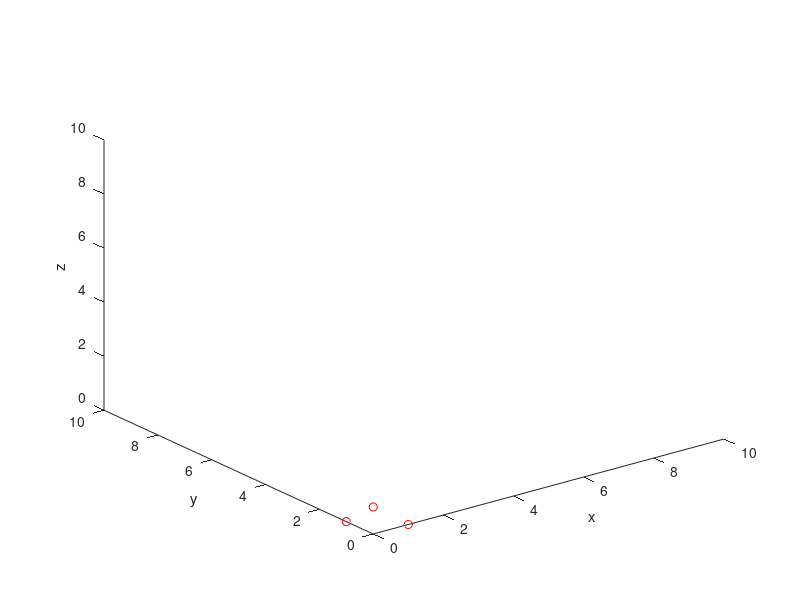

Reproduce this figure in MATLAB.
clear,clc
figure(1)
a=[0 0 1; 0 1 0; 1 0 0];
plot3(a(:,1),a(:,2),a(:,3),'or')
ylabel('y'), xlabel('x'),zlabel('z');
ylim([0,10]),xlim([0,10]),zlim([0,10]);
set(gca,'Color',[1 1 1])
for i=1:1:3
fprintf('Point coordinates %d %d %d\n',a(i,:))
end